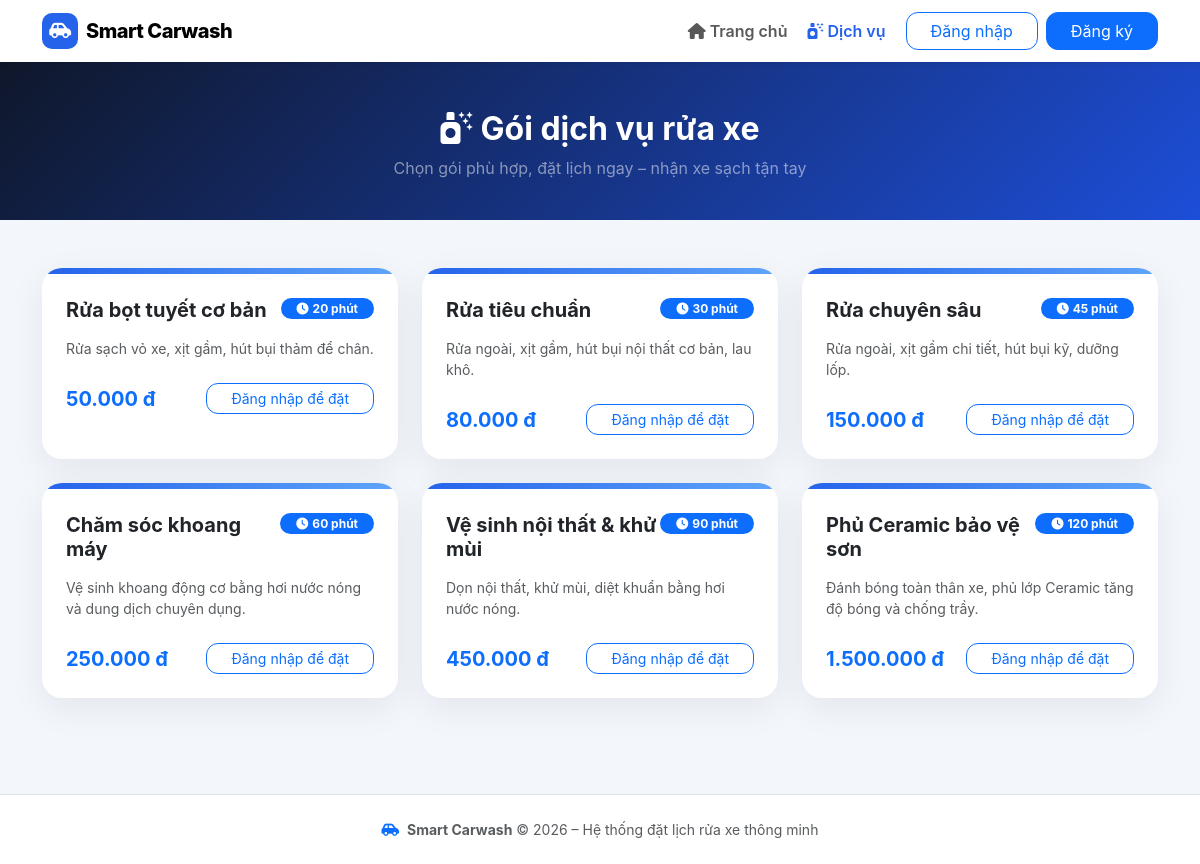
Page /customer/services.php on the committed database.
### tables this page shows
CREATE TABLE `services` (
  `id` INT AUTO_INCREMENT PRIMARY KEY,
  `name` VARCHAR(255) NOT NULL,
  `duration` INT NOT NULL COMMENT 'Thời gian xử lý tính theo phút',
  `description` TEXT DEFAULT NULL,
  `price` INT NOT NULL,
  `is_active` TINYINT(1) NOT NULL DEFAULT 1,
  `created_at` DATETIME DEFAULT CURRENT_TIMESTAMP,
  `updated_at` DATETIME DEFAULT CURRENT_TIMESTAMP ON UPDATE CURRENT_TIMESTAMP,
  INDEX `idx_services_active` (`is_active`)
);

### db.php (called while the page is built, shortened)
<?php
function e($value) {
    return htmlspecialchars((string)($value ?? ''), ENT_QUOTES, 'UTF-8');
}
function money($value) {
    return number_format((int)$value, 0, ',', '.') . " đ";
}
function fetch_all($result) {
    return $result->fetch_all(MYSQLI_ASSOC);
}
function current_customer() {
    return $_SESSION['customer'] ?? null;
}
?>

### customer/services.php (the view, shortened to what this page needs)
<?php
require_once __DIR__ . '/../db.php';
$services = fetch_all($conn->query(
    "SELECT * FROM services WHERE is_active = 1 ORDER BY price ASC"
));
include __DIR__ . '/includes/header.php';
?>
<main>
<section style="background:linear-gradient(135deg,#0f172a,#1d4ed8);color:#fff;padding:48px 0 40px">
    <div class="container text-center">
        <h2 class="fw-bold mb-2"><i class="fa-solid fa-spray-can-sparkles me-2"></i>Gói dịch vụ rửa xe</h2>
        <p class="text-white-50 mb-0">Chọn gói phù hợp, đặt lịch ngay – nhận xe sạch tận tay</p>
    </div>
</section>
<div class="container py-5">
    <div class="row g-4">
        <?php foreach ($services as $s): ?>
        <div class="col-md-6 col-lg-4">
            <div class="card cardx h-100 service-card p-0 overflow-hidden">
                <div style="height:6px;background:linear-gradient(90deg,#2563eb,#60a5fa)"></div>
                <div class="card-body p-4">
                    <div class="d-flex justify-content-between align-items-start mb-3">
                        <h5 class="fw-bold mb-0"><?= e($s['name']) ?></h5>
                        <span class="badge text-bg-primary rounded-pill px-3">
                            <i class="fa-solid fa-clock me-1"></i><?= (int)$s['duration'] ?> phút
                        </span>
                    </div>
                    <p class="text-muted small mb-4"><?= e($s['description']) ?></p>
                    <div class="d-flex justify-content-between align-items-center">
                        <span class="fw-bold fs-5 text-primary"><?= money($s['price']) ?></span>
                        <?php $cust = current_customer(); ?>
                        <?php if ($cust): ?>
                            <a href="<?= BASE_URL ?>/customer/index.php?book=<?= $s['id'] ?>"
                               class="btn btn-primary btn-sm px-4">
                                <i class="fa-solid fa-calendar-plus me-1"></i>Đặt lịch
                            </a>
                        <?php else: ?>
                            <a href="<?= BASE_URL ?>/customer/auth/login.php"
                               class="btn btn-outline-primary btn-sm px-4">
                                Đăng nhập để đặt
                            </a>
                        <?php endif; ?>
                    </div>
                </div>
            </div>
        </div>
        <?php endforeach; ?>
    </div>
</div>
</main>
<?php include __DIR__ . '/includes/footer.php'; ?>

### customer/includes/header.php (style rules this page uses)
:root { --primary:#2563eb; --dark:#0f172a; --bg:#f3f6fb; }
body { background:var(--bg); font-family:Inter,Segoe UI,Arial,sans-serif; color:var(--dark); }
.cardx { border:0;border-radius:20px;box-shadow:0 10px 36px rgba(15,23,42,.07); }
.btn,.form-control,.form-select { border-radius:12px; }
.service-card { transition:transform .2s,box-shadow .2s; }

### rows in the picture
services: name "Rửa bọt tuyết cơ bản", duration "20", description "Rửa sạch vỏ xe, xịt gầm, hút bụi thảm để chân.", price "50.000 đ"
services: name "Rửa tiêu chuẩn", duration "30", description "Rửa ngoài, xịt gầm, hút bụi nội thất cơ bản, lau khô.", price "80.000 đ"
services: name "Rửa chuyên sâu", duration "45", description "Rửa ngoài, xịt gầm chi tiết, hút bụi kỹ, dưỡng lốp.", price "150.000 đ"
services: name "Chăm sóc khoang máy", duration "60", description "Vệ sinh khoang động cơ bằng hơi nước nóng và dung dịch chuyên dụng.", price "250.000 đ"
services: name "Vệ sinh nội thất & khử mùi", duration "90", description "Dọn nội thất, khử mùi, diệt khuẩn bằng hơi nước nóng.", price "450.000 đ"
services: name "Phủ Ceramic bảo vệ sơn", duration "120", description "Đánh bóng toàn thân xe, phủ lớp Ceramic tăng độ bóng và chống trầy.", price "1.500.000 đ"
